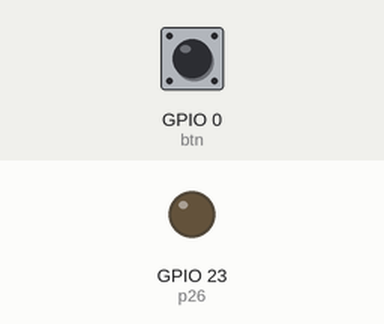
This program was run on a simulated ESP32 board running MicroPython. Parts: output pins drawn as LEDs (lit = HIGH). The test bench sets the inputs (shaded band); at power-on: GPIO 0 (btn) HIGH. Library files of the repository ran but are not shown: 1 file(s); what the program prints to the serial console is not drawn.

Above: at 1.2 s.
1.3 s: GPIO 0 (btn) pulled LOW for 0.15 s
At 1.37 s:
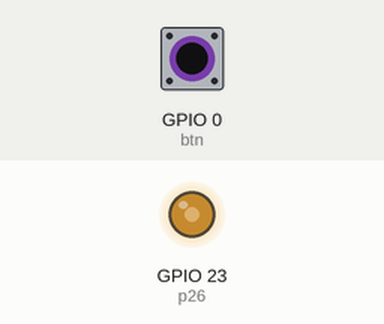
2.9 s: GPIO 0 (btn) pulled LOW for 3.2 s
At 7.1 s:
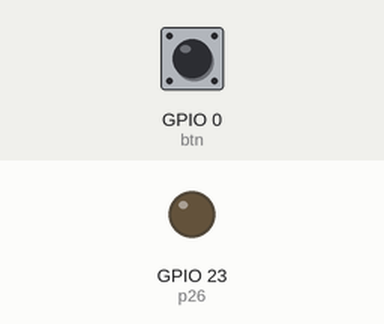
Timing chart, 0 to 8.6 s (numbered marks = the images above; inputs shaded):
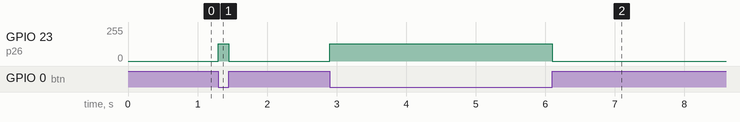

Measured:
- after the input at 1.3 s, GPIO 23 (p26): 0/255 → 128/255 at once, → 0/255 0.15 s later
- after the input at 2.9 s, GPIO 23 (p26): 0/255 → 128/255 at once, → 0/255 3.2 s later

The program:

main.py
```python
import machine
import time

def map(x, in_min, in_max, out_min, out_max):
    return (x - in_min) * (out_max - out_min) // (in_max - in_min) + out_min

p26 = machine.Pin(23, machine.Pin.OUT)
beeper = machine.PWM(p26, freq=1047, duty=512)
btn = machine.Pin(0, machine.Pin.IN)
beeper.duty(0)

while True:
    print(btn.value())
    if(btn.value() == 0):
        beeper.duty(512)
    else:
        beeper.duty(0)

# time.sleep(0.5)
# beeper.deinit()
# print("done")
```
